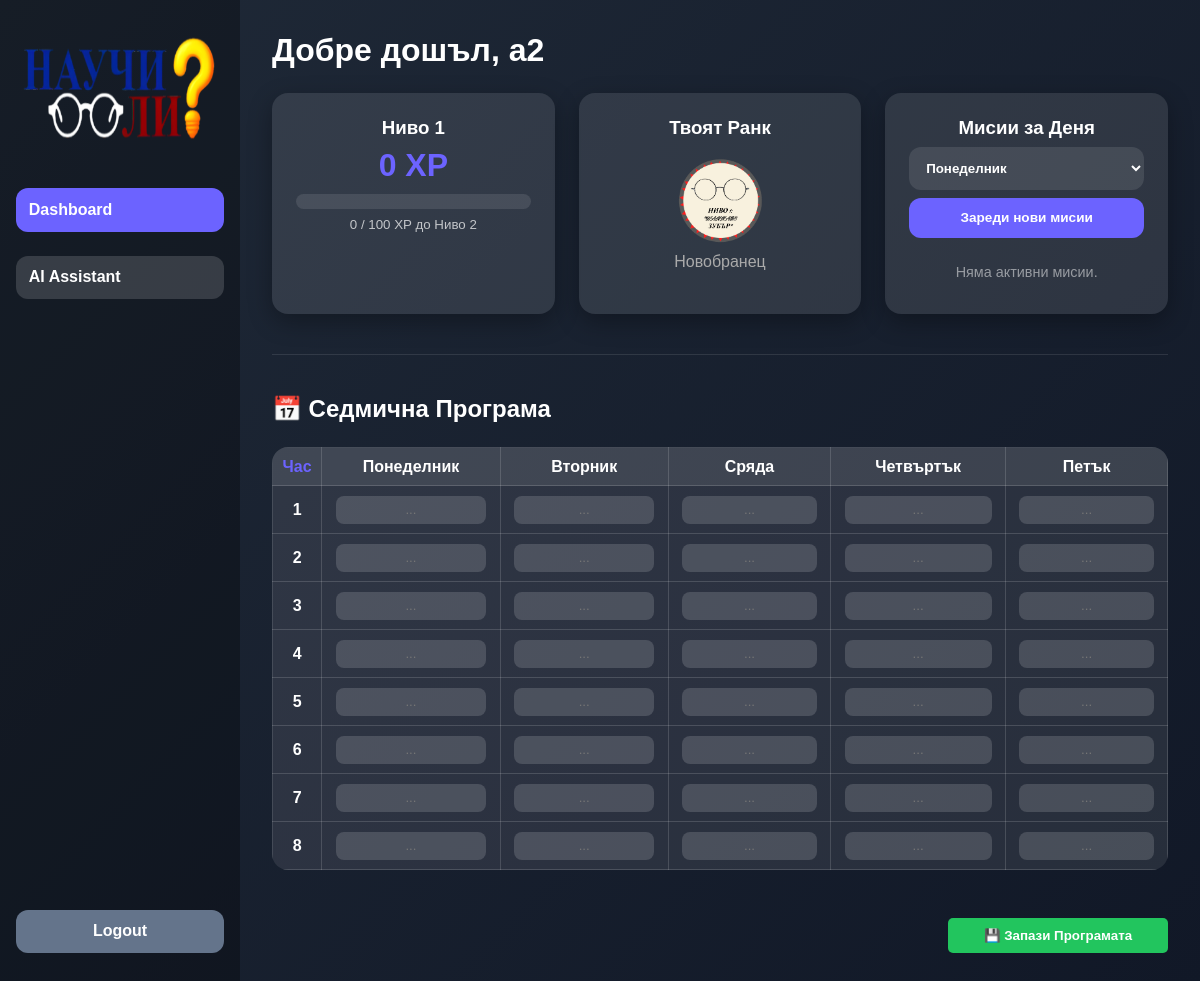
/dashboard (signed in), run on an earlier commit of the app's database.
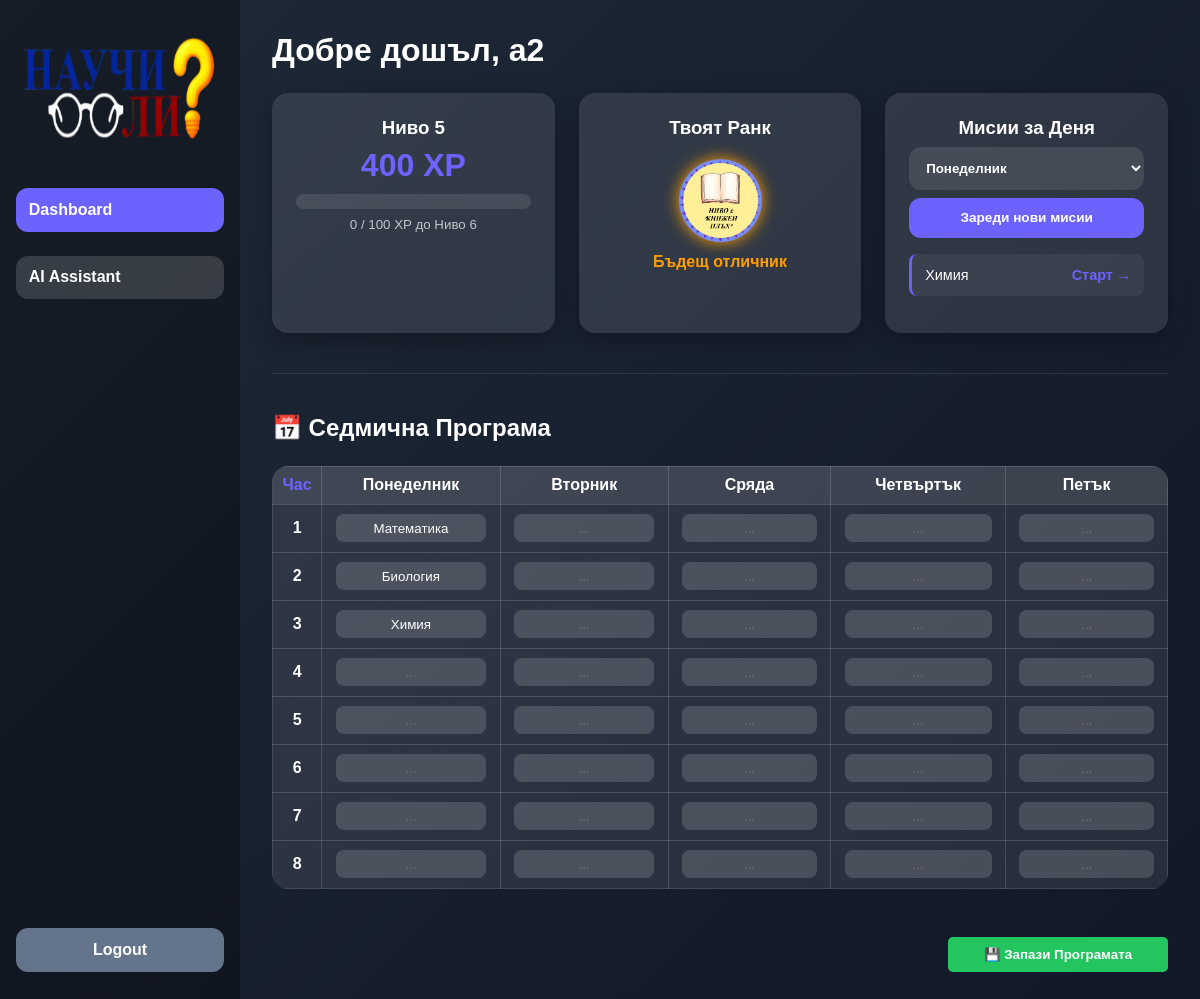
And on a later commit of the database.
### app.py (models this page shows)
class User(db.Model, UserMixin):
    id = db.Column(db.Integer, primary_key=True)
    username = db.Column(db.String(150), unique=True, nullable=False)
    password = db.Column(db.String(150), nullable=False)
    xp = db.Column(db.Integer, default=0)
    level = db.Column(db.Integer, default=1)
    study_programs = db.relationship('StudyProgram', backref='user', lazy=True)
    missions = db.relationship('Mission', backref='user', lazy=True)

class Mission(db.Model):
    id = db.Column(db.Integer, primary_key=True)
    title = db.Column(db.String(200))
    duration = db.Column(db.Integer)      # <--- Make sure this line exists!
    xp_reward = db.Column(db.Integer)
    completed = db.Column(db.Boolean, default=False)
    remaining_seconds = db.Column(db.Integer, default=0)
    user_id = db.Column(db.Integer, db.ForeignKey('user.id'))

### app.py (the view)
@app.route('/dashboard')
@login_required
def dashboard():
    calculated_level = (current_user.xp // 100) + 1
    if current_user.level != calculated_level:
        current_user.level = calculated_level
        db.session.commit()
    missions = Mission.query.filter_by(user_id=current_user.id, completed=False).all()
    all_missions = Mission.query.filter_by(user_id=current_user.id).all()
    subject_stats = {}
    for m in all_missions:
        subj = m.title.replace("Study Session: ", "")
        if subj not in subject_stats:
            subject_stats[subj] = {'total': 0, 'completed': 0}
        subject_stats[subj]['total'] += 1
        if m.completed:
            subject_stats[subj]['completed'] += 1
    weakest_subject = "None yet"
    lowest_rate = 101
    for subj, stats in subject_stats.items():
        rate = (stats['completed'] / stats['total']) * 100
        if rate < lowest_rate:
            lowest_rate = rate
            weakest_subject = subj
    raw_programs = StudyProgram.query.filter_by(user_id=current_user.id).all()
    formatted_program = {}
    for p in raw_programs:
        subject_list = p.subjects.split(',') if p.subjects else []
        for index, subject in enumerate(subject_list):
            key = f"{p.day}_{index + 1}"
            formatted_program[key] = subject
    current_level_xp = current_user.xp % 100
    progress_percent = current_level_xp  # Тъй като нивото е 100, XP-то е равно на процента
    return render_template('dashboard.html',
                           missions=missions,
                           user=current_user,
                           programs=formatted_program,
                           weakest_subject=weakest_subject,
                           stats=subject_stats,
                           current_level_xp=current_level_xp,
                           progress_percent=progress_percent)

### app.py (called while the page is built)
@login_manager.user_loader
def load_user(user_id):
    return User.query.get(int(user_id))

### templates/dashboard.html (shortened to what the changed rows need)
<!DOCTYPE html>
<html lang="bg">
<head>
    <link rel="stylesheet" href="{{ url_for('static', filename='style.css') }}">
</head>
<body>
    <div class="container">
        <div class="content-area">
            <h1 style="margin-bottom: 1.5rem;">Добре дошъл, {{ user.username }}</h1>
            <div class="cards">
                <div class="card">
                    <h3>Ниво {{ user.level }}</h3>
                    <p style="font-size: 2rem; font-weight: bold; color: #6c63ff; margin-bottom: 0.5rem;">
                        {{ user.xp }} XP
                    </p>
                    <div class="progress-bar-bg" style="background: rgba(255,255,255,0.1); border-radius: 10px; height: 15px; width: 100%; overflow: hidden; margin-top: 10px;">
                    </div>
                    <small style="opacity: 0.7; display: block; margin-top: 8px;">
                        {{ current_level_xp }} / 100 XP до Ниво {{ user.level + 1 }}
                    </small>
                </div>
                <div class="card">
                    <div class="badge-display" style="margin: 10px 0;">
                        {% if user.level >= 10 %}
                            <img src="{{ url_for('static', filename='badges/nivo10.png') }}" alt="Legendary" style="width: 100px; filter: drop-shadow(0 0 10px #00d2ff);">
                            <p style="color: #00d2ff; font-weight: bold;">Легенда</p>
                        {% elif user.level >= 5 %}
                            <img src="{{ url_for('static', filename='badges/nivo5.png') }}" alt="Elite" style="width: 100px; filter: drop-shadow(0 0 8px #ff9d00);">
                            <p style="color: #ff9d00; font-weight: bold;">Бъдещ отличник</p>
                        {% else %}
                            <img src="{{ url_for('static', filename='badges/nivo1.png') }}" alt="Novice" style="width: 100px;">
                            <p style="color: #aaa;">Новобранец</p>
                        {% endif %}
                    </div>
                </div>
                <div class="card">
                    <div class="missions" style="width: 100%;">
                        <ul style="list-style: none; text-align: left; font-size: 0.9rem; padding: 0;">
                            {% for mission in missions %}
                            <li style="margin-bottom: 0.8rem; display: flex; justify-content: space-between; align-items: center; background: rgba(255,255,255,0.05); padding: 0.8rem; border-radius: 0.5rem; border-left: 3px solid #6c63ff;">
                                <span>{{ mission.title }}</span>
                                <a href="{{ url_for('mission', mission_id=mission.id) }}" style="color: #6c63ff; font-weight: bold; text-decoration: none;">Старт →</a>
                            </li>
                            {% else %}
                            <li style="opacity: 0.5; text-align: center; padding: 10px;">Няма активни мисии.</li>
                            {% endfor %}
                        </ul>
                    </div>
                </div>
            </div>
            <hr style="margin: 2.5rem 0; border: 0; border-top: 1px solid rgba(255,255,255,0.1);">
            <div class="study-program-section">
                <h2 style="margin-bottom: 1rem; display: flex; align-items: center; gap: 10px;">
                    📅 Седмична Програма
                </h2>
                <form action="{{ url_for('study_program') }}" method="POST">
                    <table>
                        <thead>
                            <tr>
                                <th style="color: #6c63ff;">Час</th>
                                <th>Понеделник</th>
                                <th>Вторник</th>
                                <th>Сряда</th>
                                <th>Четвъртък</th>
                                <th>Петък</th>
                            </tr>
                        </thead>
                        <tbody>
                            {% set days = ["Monday", "Tuesday", "Wednesday", "Thursday", "Friday"] %}
                            {% for hour in range(1, 9) %}
                            <tr>
                                <td><strong>{{ hour }}</strong></td>
                                {% for day in days %}
                                <td>
                                    {% set cell_key = day ~ '_' ~ hour %}
                                    <input type="text" name="{{ cell_key }}" value="{{ programs.get(cell_key, '') }}" placeholder="...">
                                </td>
                                {% endfor %}
                            </tr>
                            {% endfor %}
                        </tbody>
                    </table>
                </form>
            </div>
        </div>
    </div>
</body>
</html>

What changed in the data, as far as the page shows it:
changed User: level "1" → "5"; xp "0" → "400"; user.level+1 "2" → "6"
added Mission: title "Химия"
Also different on the page:
form field get: (not shown) → "Математика"
form field get: (not shown) → "Биология"
form field get: (not shown) → "Химия"
text no longer shown: "Новобранец Няма активни мисии."
text now shown: "Бъдещ отличник"
